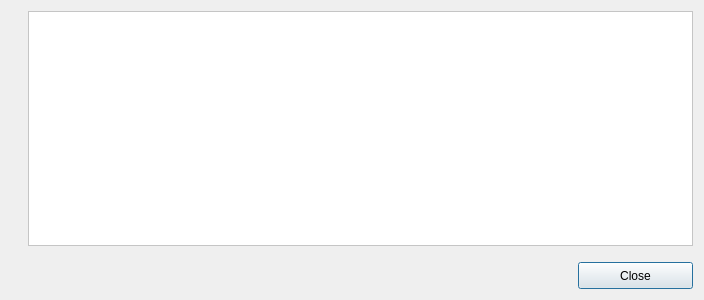
<?xml version="1.0" encoding="UTF-8"?>
<ui version="4.0">
 <class>About</class>
 <widget class="QDialog" name="About">
  <property name="geometry">
   <rect>
    <x>0</x>
    <y>0</y>
    <width>704</width>
    <height>300</height>
   </rect>
  </property>
  <property name="sizePolicy">
   <sizepolicy hsizetype="Fixed" vsizetype="Fixed">
    <horstretch>0</horstretch>
    <verstretch>0</verstretch>
   </sizepolicy>
  </property>
  <property name="minimumSize">
   <size>
    <width>704</width>
    <height>300</height>
   </size>
  </property>
  <property name="maximumSize">
   <size>
    <width>704</width>
    <height>300</height>
   </size>
  </property>
  <property name="sizeIncrement">
   <size>
    <width>383</width>
    <height>100</height>
   </size>
  </property>
  <property name="windowTitle">
   <string>ChartBuilder About</string>
  </property>
  <property name="windowIcon">
   <iconset resource="resources.qrc">
    <normaloff>:/about.jpeg</normaloff>:/about.jpeg</iconset>
  </property>
  <layout class="QGridLayout" name="gridLayout">
   <item row="0" column="0">
    <layout class="QHBoxLayout" name="horizontalLayout_2">
     <item>
      <widget class="QLabel" name="label">
       <property name="text">
        <string/>
       </property>
       <property name="pixmap">
        <pixmap resource="resources.qrc">:/keysight.ico</pixmap>
       </property>
      </widget>
     </item>
     <item>
      <spacer name="horizontalSpacer_2">
       <property name="orientation">
        <enum>Qt::Horizontal</enum>
       </property>
       <property name="sizeType">
        <enum>QSizePolicy::Fixed</enum>
       </property>
       <property name="sizeHint" stdset="0">
        <size>
         <width>4</width>
         <height>20</height>
        </size>
       </property>
      </spacer>
     </item>
     <item>
      <widget class="QLabel" name="lblAbout">
       <property name="sizePolicy">
        <sizepolicy hsizetype="MinimumExpanding" vsizetype="MinimumExpanding">
         <horstretch>0</horstretch>
         <verstretch>0</verstretch>
        </sizepolicy>
       </property>
       <property name="minimumSize">
        <size>
         <width>368</width>
         <height>220</height>
        </size>
       </property>
       <property name="styleSheet">
        <string notr="true">background:color white;</string>
       </property>
       <property name="frameShape">
        <enum>QFrame::StyledPanel</enum>
       </property>
       <property name="frameShadow">
        <enum>QFrame::Sunken</enum>
       </property>
       <property name="text">
        <string/>
       </property>
       <property name="textFormat">
        <enum>Qt::RichText</enum>
       </property>
       <property name="alignment">
        <set>Qt::AlignLeading|Qt::AlignLeft|Qt::AlignVCenter</set>
       </property>
       <property name="wordWrap">
        <bool>true</bool>
       </property>
      </widget>
     </item>
    </layout>
   </item>
   <item row="1" column="0">
    <spacer name="verticalSpacer">
     <property name="orientation">
      <enum>Qt::Vertical</enum>
     </property>
     <property name="sizeType">
      <enum>QSizePolicy::Fixed</enum>
     </property>
     <property name="sizeHint" stdset="0">
      <size>
       <width>20</width>
       <height>10</height>
      </size>
     </property>
    </spacer>
   </item>
   <item row="2" column="0">
    <layout class="QHBoxLayout" name="horizontalLayout">
     <item>
      <spacer name="horizontalSpacer">
       <property name="orientation">
        <enum>Qt::Horizontal</enum>
       </property>
       <property name="sizeHint" stdset="0">
        <size>
         <width>208</width>
         <height>20</height>
        </size>
       </property>
      </spacer>
     </item>
     <item>
      <widget class="QPushButton" name="btnAbout">
       <property name="minimumSize">
        <size>
         <width>115</width>
         <height>27</height>
        </size>
       </property>
       <property name="maximumSize">
        <size>
         <width>115</width>
         <height>27</height>
        </size>
       </property>
       <property name="text">
        <string>Close</string>
       </property>
      </widget>
     </item>
    </layout>
   </item>
  </layout>
 </widget>
 <resources>
  <include location="resources.qrc"/>
 </resources>
 <connections/>
</ui>
